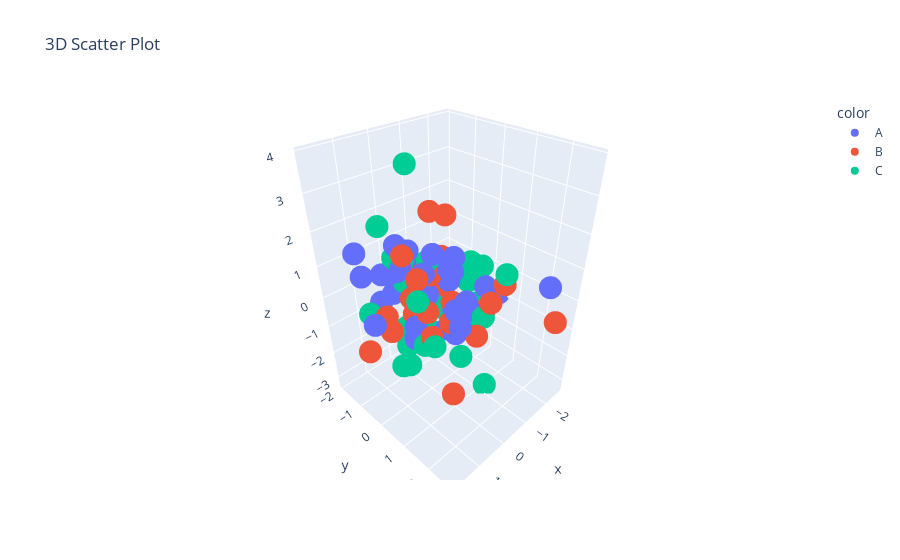

This figure's notebook cell:
### Code cell
#13. Create a 3D scatter plot using Plotly.

import plotly.express as px
import pandas as pd
import numpy as np

# Generate random data
np.random.seed(42)
df = pd.DataFrame({
    'x': np.random.randn(100),
    'y': np.random.randn(100),
    'z': np.random.randn(100),
    'color': np.random.choice(['A', 'B', 'C'], 100)
})

fig = px.scatter_3d(df, x='x', y='y', z='z', color='color', title="3D Scatter Plot")

fig.show()
